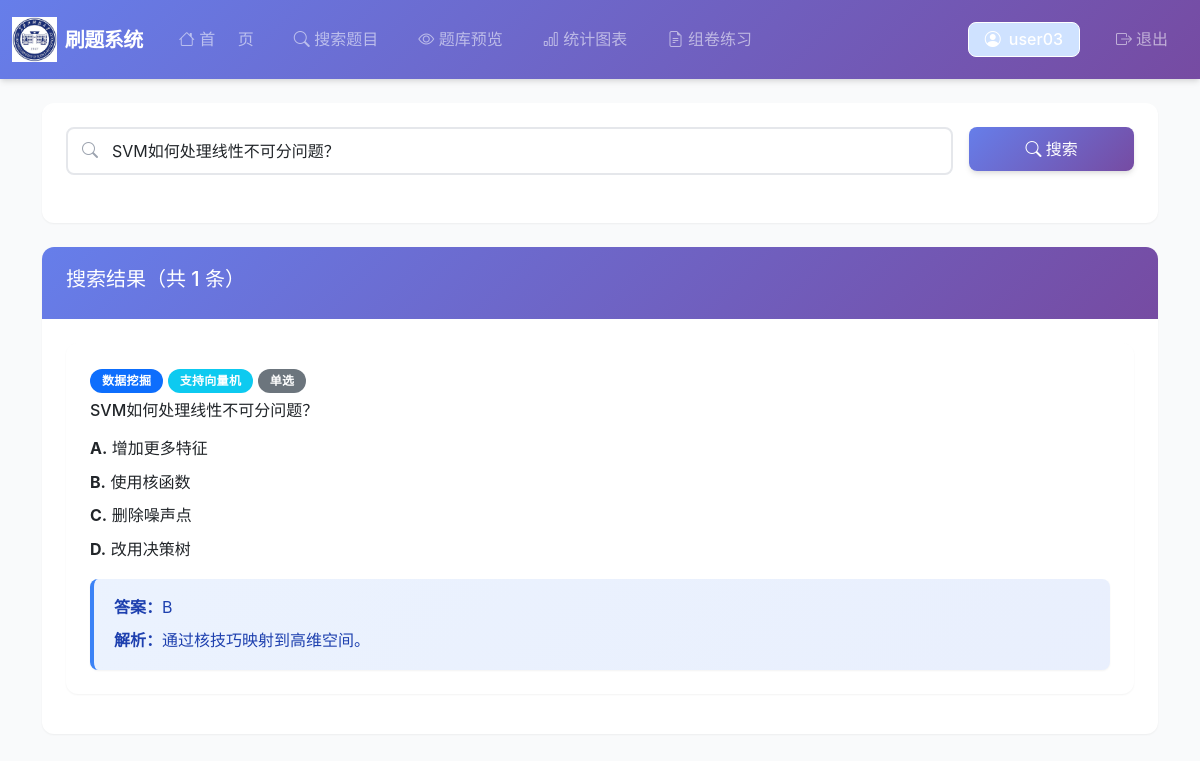
/user/search.php?keyword=SVM如何处理线性不可分问题？ (signed in), run on the app's committed database.
### tables this page shows
CREATE TABLE IF NOT EXISTS questions (
                                         id INT PRIMARY KEY AUTO_INCREMENT COMMENT '题目ID，主键，自增',
                                         bank_id INT NOT NULL COMMENT '所属题库ID',
                                         chapter_id INT NOT NULL COMMENT '所属章节ID',
                                         title TEXT NOT NULL COMMENT '题目内容，非空',
                                         type ENUM('single', 'multiple', 'fill', 'essay') NOT NULL COMMENT '题目类型：single(单选题)/multiple(多选题)/fill(填空题)/essay(简答题)',
    answer JSON NOT NULL COMMENT '正确答案，JSON格式存储',
    analysis TEXT COMMENT '题目解析',
    created_at TIMESTAMP DEFAULT CURRENT_TIMESTAMP COMMENT '创建时间，默认当前时间戳',
    FOREIGN KEY (bank_id) REFERENCES question_banks(id) ON DELETE CASCADE,
    FOREIGN KEY (chapter_id) REFERENCES chapters(id) ON DELETE CASCADE,
    INDEX idx_bank_id (bank_id),
    INDEX idx_chapter_id (chapter_id),
    INDEX idx_type (type)
    );

CREATE TABLE IF NOT EXISTS question_banks (
                                              id INT PRIMARY KEY AUTO_INCREMENT COMMENT '题库ID，主键，自增',
                                              name VARCHAR(100) NOT NULL COMMENT '题库名称，非空',
    description TEXT COMMENT '题库描述',
    created_at TIMESTAMP DEFAULT CURRENT_TIMESTAMP COMMENT '创建时间，默认当前时间戳'
    );

CREATE TABLE IF NOT EXISTS chapters (
                                        id INT PRIMARY KEY AUTO_INCREMENT COMMENT '章节ID，主键，自增',
                                        bank_id INT NOT NULL COMMENT '所属题库ID',
                                        chapter_name VARCHAR(100) NOT NULL COMMENT '章节名称，非空',
    sort_order INT DEFAULT 0 COMMENT '排序顺序，默认0',
    created_at TIMESTAMP DEFAULT CURRENT_TIMESTAMP COMMENT '创建时间，默认当前时间戳',
    FOREIGN KEY (bank_id) REFERENCES question_banks(id) ON DELETE CASCADE,
    INDEX idx_bank_id (bank_id)
    );

CREATE TABLE IF NOT EXISTS options (
                                       id INT PRIMARY KEY AUTO_INCREMENT COMMENT '选项ID，主键，自增',
                                       question_id INT NOT NULL COMMENT '所属题目ID',
                                       option_label VARCHAR(10) NOT NULL COMMENT '选项标签，如A、B、C、D',
    option_text TEXT NOT NULL COMMENT '选项内容，非空',
    sort_order INT DEFAULT 0 COMMENT '排序顺序，默认0',
    FOREIGN KEY (question_id) REFERENCES questions(id) ON DELETE CASCADE,
    INDEX idx_question_id (question_id)
    );

### user/search.php (the view, shortened to what this page needs)
<?php
$pdo = getDB();
$keyword = $_GET['keyword'] ?? '';
$results = [];
if (!empty($keyword)) {
    $keyword = '%' . $keyword . '%';
    $stmt = $pdo->prepare("
        SELECT q.*, qb.name as bank_name, c.chapter_name
        FROM questions q
        LEFT JOIN question_banks qb ON qb.id = q.bank_id
        LEFT JOIN chapters c ON c.id = q.chapter_id
        WHERE q.title LIKE ?
        ORDER BY q.id DESC
        LIMIT 100
    ");
    $stmt->execute([$keyword]);
    $results = $stmt->fetchAll();
    foreach ($results as &$q) {
        $stmt = $pdo->prepare("SELECT * FROM options WHERE question_id = ? ORDER BY sort_order");
        $stmt->execute([$q['id']]);
        $q['options'] = $stmt->fetchAll();
    }
}
?>
<?php include '../includes/header.php'; ?>
<?php include 'includes/navbar.php'; ?>
<div class="container">
    <div class="card mb-4">
        <div class="card-body">
            <form method="GET" class="row g-3">
                <div class="col-md-10">
                    <div class="search-box">
                        <i class="bi bi-search"></i>
                        <input type="text" class="form-control" name="keyword" value="<?php echo htmlspecialchars($_GET['keyword'] ?? ''); ?>" placeholder="输入关键词搜索题目..." autofocus>
                    </div>
                </div>
                <div class="col-md-2">
                    <button type="submit" class="btn btn-primary w-100">
                        <i class="bi bi-search"></i> 搜索
                    </button>
                </div>
            </form>
        </div>
    </div>
    <?php if (!empty($keyword) && empty($results)): ?>
        <div class="card">
            <div class="card-body text-center text-muted py-5">
                <i class="bi bi-search" style="font-size: 3rem;"></i>
                <p class="mt-3">未找到相关题目</p>
            </div>
        </div>
    <?php elseif (!empty($results)): ?>
        <div class="card">
            <div class="card-header">
                <h5>搜索结果（共 <?php echo count($results); ?> 条）</h5>
            </div>
            <div class="card-body">
                <?php foreach ($results as $q): ?>
                    <div class="card mb-3">
                        <div class="card-body">
                            <div class="d-flex justify-content-between mb-2">
                                <div>
                                    <span class="badge bg-primary"><?php echo htmlspecialchars($q['bank_name']); ?></span>
                                    <span class="badge bg-info"><?php echo htmlspecialchars($q['chapter_name']); ?></span>
                                    <?php
                                    $typeNames = ['single' => '单选', 'multiple' => '多选', 'fill' => '填空', 'essay' => '论述'];
                                    echo '<span class="badge bg-secondary">' . ($typeNames[$q['type']] ?? $q['type']) . '</span>';
                                    ?>
                                </div>
                            </div>
                            <h6 class="mb-3"><?php echo htmlspecialchars($q['title']); ?></h6>
                            <?php if (!empty($q['options'])): ?>
                                <div class="mb-3">
                                    <?php foreach ($q['options'] as $opt): ?>
                                        <div class="mb-2">
                                            <strong><?php echo htmlspecialchars($opt['option_label']); ?>.</strong>
                                            <?php echo htmlspecialchars($opt['option_text']); ?>
                                        </div>
                                    <?php endforeach; ?>
                                </div>
                            <?php endif; ?>
                            <div class="alert alert-info mb-0">
                                <strong>答案：</strong><?php echo is_array($q['answer']) ? implode(', ', $q['answer']) : $q['answer']; ?>
                                <?php if ($q['analysis']): ?>
                                    <div class="mt-2"><strong>解析：</strong><?php echo htmlspecialchars($q['analysis']); ?></div>
                                <?php endif; ?>
                            </div>
                        </div>
                    </div>
                <?php endforeach; ?>
            </div>
        </div>
    <?php endif; ?>
</div>
<?php include '../includes/footer.php'; ?>

### assets/css/style.css (style rules this page uses)
:root { --primary-color: #6366f1; --primary-dark: #4f46e5; --primary-light: #818cf8; --primary-gradient: linear-gradient(135deg, #667eea 0%, #764ba2 100%); --primary-gradient-light: linear-gradient(135deg, #818cf8 0%, #a78bfa 100%); --success-color: #10b981; --danger-color: #ef4444; --warning-color: #f59e0b; --info-color: #3b82f6; --text-primary: #1f2937; --text-secondary: #6b7280; --text-light: #9ca3af; --bg-primary: #ffffff; --bg-secondary: #f9fafb; --bg-tertiary: #f3f4f6; --border-color: #e5e7eb; --border-radius: 12px; --border-radius-sm: 8px; --border-radius-lg: 16px; --shadow-sm: 0 1px 2px 0 rgba(0, 0, 0, 0.05); --shadow-md: 0 4px 6px -1px rgba(0, 0, 0, 0.1), 0 2px 4px -1px rgba(0, 0, 0, 0.06); --shadow-lg: 0 10px 15px -3px rgba(0, 0, 0, 0.1), 0 4px 6px -2px rgba(0, 0, 0, 0.05); --shadow-xl: 0 20px 25px -5px rgba(0, 0, 0, 0.1), 0 10px 10px -5px rgba(0, 0, 0, 0.04); --transition: all 0.3s cubic-bezier(0.4, 0, 0.2, 1); }
* { margin: 0; padding: 0; box-sizing: border-box; }
body { font-family: -apple-system, BlinkMacSystemFont, 'Segoe UI', 'PingFang SC', 'Hiragino Sans GB', 'Microsoft YaHei', Roboto, 'Helvetica Neue', Arial, sans-serif; color: var(--text-primary); background: var(--bg-secondary); line-height: 1.6; -webkit-font-smoothing: antialiased; -moz-osx-font-smoothing: grayscale; }
.btn { border-radius: var(--border-radius-sm); padding: 10px 24px; font-weight: 500; transition: var(--transition); border: none; cursor: pointer; position: relative; overflow: hidden; }
.btn::before { content: ''; position: absolute; top: 50%; left: 50%; width: 0; height: 0; border-radius: 50%; background: rgba(255, 255, 255, 0.3); transform: translate(-50%, -50%); transition: width 0.6s, height 0.6s; }
.btn-primary { background: var(--primary-gradient); color: white; box-shadow: var(--shadow-md); }
.card { background: var(--bg-primary); border: none; border-radius: var(--border-radius); box-shadow: var(--shadow-sm); margin-bottom: 24px; transition: var(--transition); overflow: hidden; }
.card-header { background: var(--primary-gradient); color: white; border-radius: 0; padding: 20px 24px; font-weight: 600; font-size: 16px; border: none; }
.card-body { padding: 24px; }
.form-control, .form-select { border: 2px solid var(--border-color); border-radius: var(--border-radius-sm); padding: 10px 16px; transition: var(--transition); background: var(--bg-primary); }
.search-box { position: relative; margin-bottom: 24px; }
.search-box input { padding-left: 44px; }
.search-box i { position: absolute; left: 16px; top: 50%; transform: translateY(-50%); color: var(--text-light); }
.badge { padding: 6px 12px; border-radius: 20px; font-weight: 600; font-size: 12px; letter-spacing: 0.3px; }
.alert { border-radius: var(--border-radius-sm); border: none; padding: 16px 20px; box-shadow: var(--shadow-sm); }
.alert-info { background: linear-gradient(135deg, rgba(59, 130, 246, 0.1) 0%, rgba(37, 99, 235, 0.1) 100%); color: #1e40af; border-left: 4px solid var(--info-color); }
html { scroll-behavior: smooth; }

### data on the page
questions: bank.name "数据挖掘", chapter.chapter_name "支持向量机", type "单选", title "SVM如何处理线性不可分问题？", answer "B", analysis "通过核技巧映射到高维空间。"
options: option_label "A", option_text "增加更多特征"
options: option_label "B", option_text "使用核函数"
options: option_label "C", option_text "删除噪声点"
options: option_label "D", option_text "改用决策树"

### other printed values
$_SESSION['username'] "user03"
count($results) "1"
